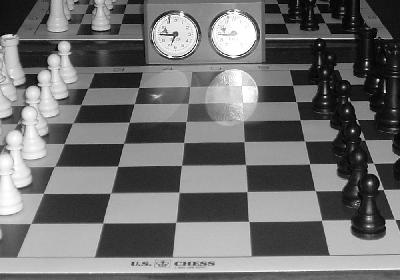
%> input picture Assignment4/chess.jpg, 400 x 280 px
$ octave Lab_3.m   (GNU Octave 9; MATLAB toolbox functions it lacks are replaced by stand-ins)
%> lines starting %> are read from the running program, lines starting %| are printed output that depends on the picture; in (x1, y1, x2, y2) boxes, pixels count from 0 and x2, y2 are one past the last pixel; in counts of white or black regions, pixels touching at a corner belong together; the program's own positions count from 1
ID = "S4151968";
I  = rgb2gray(imread('chess.jpg'));
%> I: size 280x400 uint8; min 0, max 255, mean 112.1
BW = edge(I,'Canny');
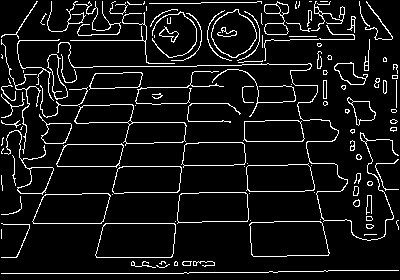
%> BW: size 280x400 logical; 8.1% white in thin lines or dots
[H,T,R] = hough(BW);
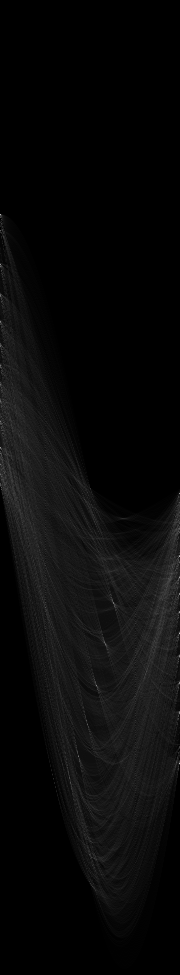
%> H: size 975x180 double; min 0, max 191, mean 9.2
%> T = 180 values from -90 to 89; R = 975 values from -487 to 487
P  = houghpeaks(H,15,'threshold',ceil(0.3*max(H(:))));
%> P = 15 rows, first 12: [764 180; 634 180; 557 180; 578 180; 448 1; 494 180; 613 180; 265 1; 595 180; 657 180; 683 180; 686 97]
x = T(P(:,2));
%> x = [89 89 89 89 -90 89 89 -90 89 89 89 6 -12 -90 23]
y = R(P(:,1));
%> y = [276 146 69 90 -40 6 125 -223 107 169 195 198 269 -23 116]
figure('NumberTitle', 'off', 'Name', "HOUGH POINTS")
imshow(I);
hold on;
plot(x,y,'s','color','white');
set(gca,'Color','k')
title(["HOUGH LINES ["+ID+"]"])
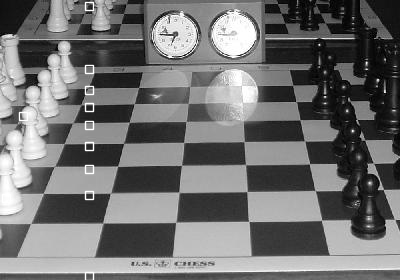
%> figure redrawn from the program's plot data; its title reads 'HOUGH LINES [S4151968]'

max_len = 0;
lines = houghlines(BW,T,R,P)
%> lines = 30 lines; longest, point1 to point2 (x, y): (290, 65) to (333, 271), (178, 213) to (200, 4), (2, 41) to (175, 41), (11, 274) to (68, 139), (34, 224) to (178, 224), (253, 24) to (383, 24)
f = figure('NumberTitle', 'off', 'Name', "HOUGH LINES")
imshow(I);
hold on;
for k = 1:length(lines)
   xy = [lines(k).point1; lines(k).point2];
   plot(xy(:,1),xy(:,2),'LineWidth',2,'Color','green');

   % Plot beginnings and ends of lines
   plot(xy(1,1),xy(1,2),'x','LineWidth',2,'Color','yellow');
   plot(xy(2,1),xy(2,2),'x','LineWidth',2,'Color','red');
   % Determine the endpoints of the longest line segment
   len = norm(lines(k).point1 - lines(k).point2);
   if ( len > max_len)
      max_len = len;
      xy_long = xy;
   end
end
%> this loop made 30 passes
%> (len, max_len, xy_long) on passes 1, 3, 13, 24, 25: (50, 50, [325 271; 375 271]), (57, 57, [204 273; 261 273]), (173, 173, [2 41; 175 41]), (210.2, 210.2, [178 213; 200 4]), (210.4, 210.4, [290 65; 333 271])
%> (xy, len) on passes 2, 4, 5, 6, 7, 8: ([270 272; 318 272], 48), ([147 274; 189 274], 42), ([333 141; 374 141], 41), ([261 142; 317 142], 56), ([203 143; 243 143], 40), ([318 64; 369 64], 51)
title(["HOUGH LINES ["+ID+"]"])
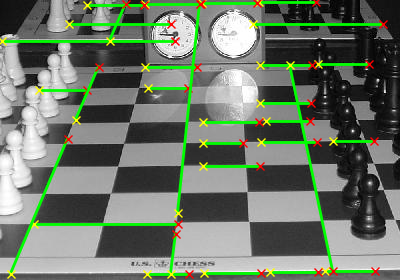
%> figure redrawn from the program's plot data; its title reads 'HOUGH LINES [S4151968]'

$ run again, with Assignment4/Cameraman.tiff saved as Assignment4/chess.jpg
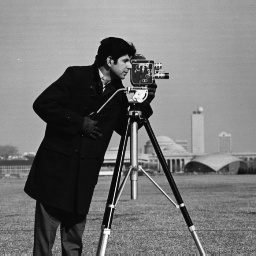
%> input picture Assignment4/Cameraman.tiff, 256 x 256 px
%> `BW = edge(I,'Canny');`:
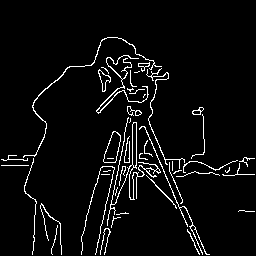
%> BW: size 256x256 logical; 4.7% white in thin lines or dots, all inside (x1, y1, x2, y2) = (1, 37, 255, 255)
%> T = 180 values from -90 to 89; R = 723 values from -361 to 361
%> P = 15 rows, first 12: [446 68; 508 103; 341 46; 498 91; 204 5; 455 69; 433 65; 524 105; 489 89; 197 2; 507 108; 422 63]
%> x = [-23 12 -45 0 -86 -22 -26 14 -2 -89 17 -28 17 -43 9]
%> y = [84 146 -21 136 -158 93 71 162 127 -165 145 60 172 -12 143]
%> lines = 17 lines; longest, point1 to point2 (x, y): (116, 38) to (203, 254), (118, 61) to (200, 255), (105, 253) to (153, 61), (130, 44) to (135, 200), (137, 55) to (137, 199), (98, 55) to (160, 173)
%> the loop `for k = 1:length(lines)` made 17 passes
%> (len, max_len, xy_long) on passes 1, 7: (210.6, 210.6, [118 61; 200 255]), (232.9, 232.9, [116 38; 203 254])
%> `title(["HOUGH LINES ["+ID+"]"])`:
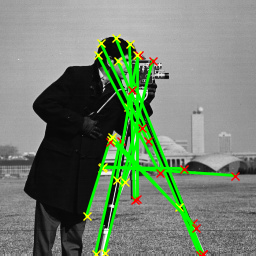
%> figure redrawn from the program's plot data; its title reads 'HOUGH LINES [S4151968]'

$ run again, with Assignment4/HeadTool0002.bmp saved as Assignment4/chess.jpg
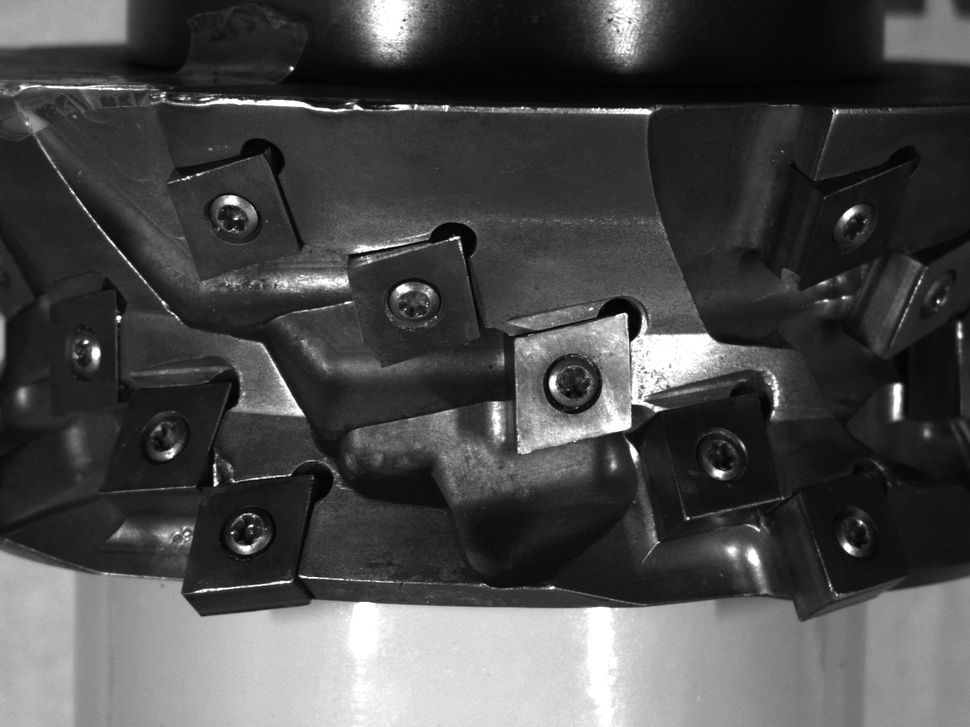
%> input picture Assignment4/HeadTool0002.bmp, 970 x 727 px, shrunk from 1280 x 960 before the run
%> I is the input picture: size 727x970 uint8; min 1, max 255, mean 74.4
%> `BW = edge(I,'Canny');`:
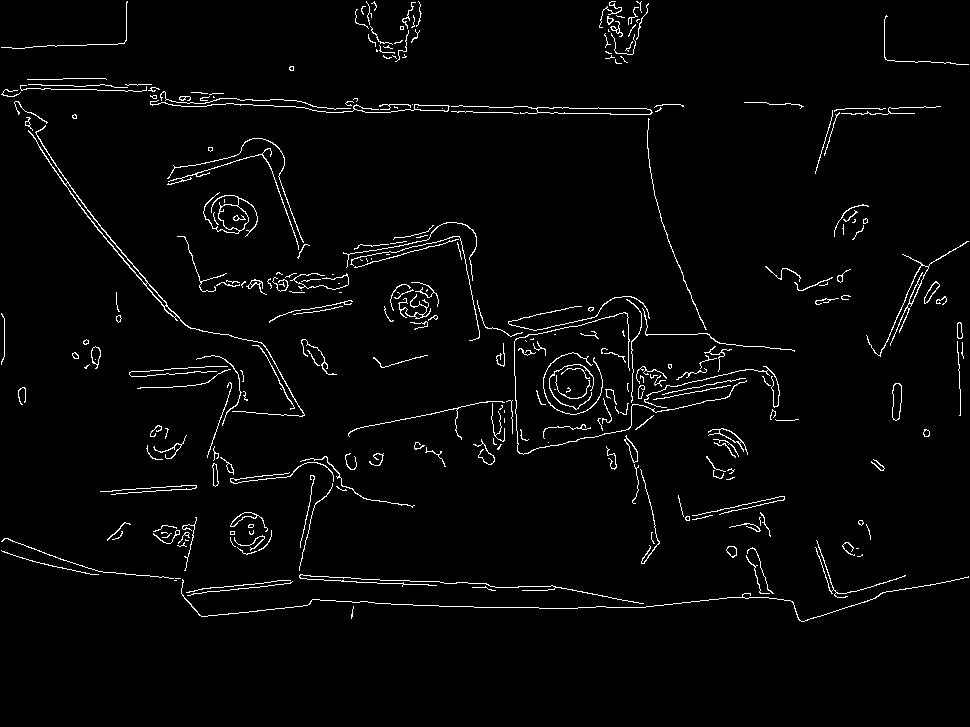
%> BW: size 727x970 logical; 2.6% white in thin lines or dots, all inside (x1, y1, x2, y2) = (1, 1, 969, 622)
%> T = 180 values from -90 to 89; R = 2423 values from -1211 to 1211
%> P = 15 rows, first 12: [1109 2; 614 2; 654 4; 1144 51; 1700 170; 1156 54; 1729 170; 1846 175; 1709 177; 1716 174; 933 6; 1130 5]
%> x = [-89 -89 -87 -40 79 -37 79 84 86 83 -85 -86 78 -65 -79]
%> y = [-103 -598 -558 -68 488 -56 517 634 497 504 -279 -82 550 -89 -231]
%> lines = 23 lines; longest, point1 to point2 (x, y): (399, 111) to (651, 115), (53, 168) to (183, 323), (301, 575) to (489, 585), (414, 606) to (578, 609), (478, 322) to (603, 380), (743, 383) to (608, 410)
%> the loop `for k = 1:length(lines)` made 23 passes
%> (len, max_len, xy_long) on pass 1: (252, 252, [399 111; 651 115])
%> `title(["HOUGH LINES ["+ID+"]"])`:
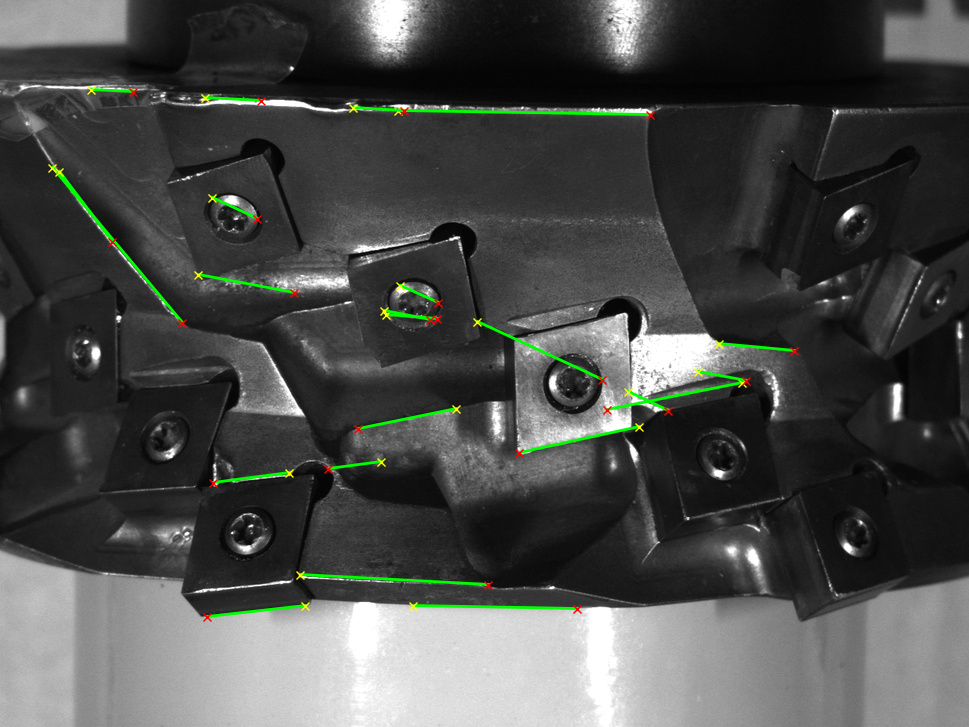
%> figure redrawn from the program's plot data; its title reads 'HOUGH LINES [S4151968]'

$ run again, with Assignment4/Lab4_Head_tool_Strongest_circle.png saved as Assignment4/chess.jpg
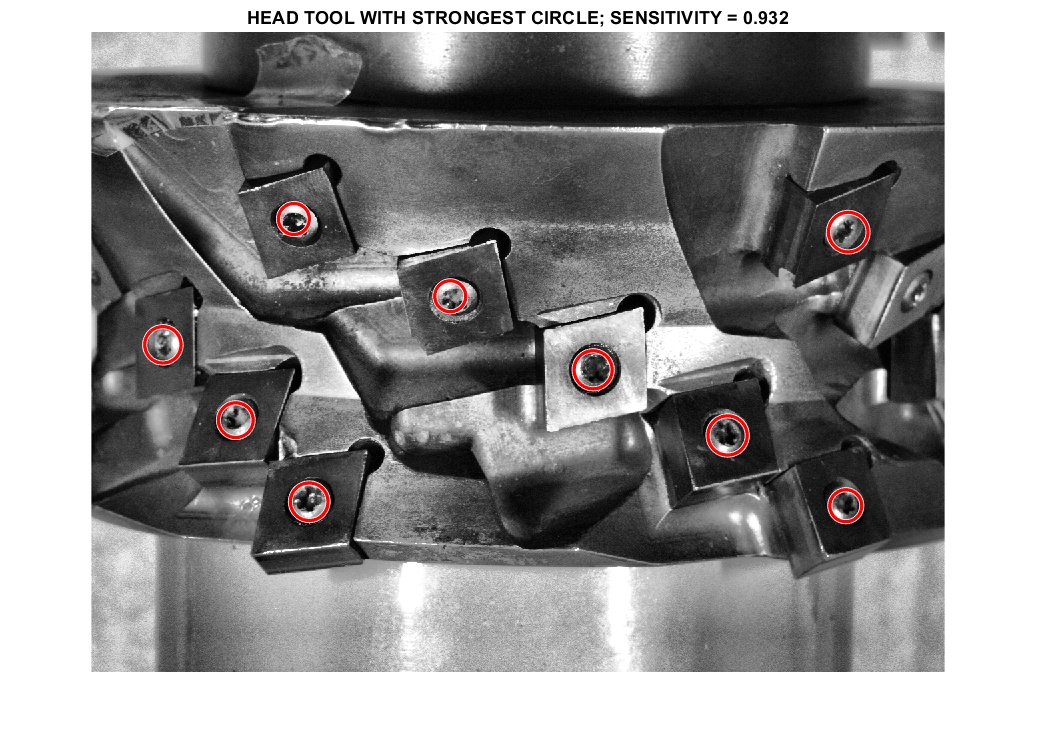
%> input picture Assignment4/Lab4_Head_tool_Strongest_circle.png, 1038 x 753 px
%> `BW = edge(I,'Canny');`:
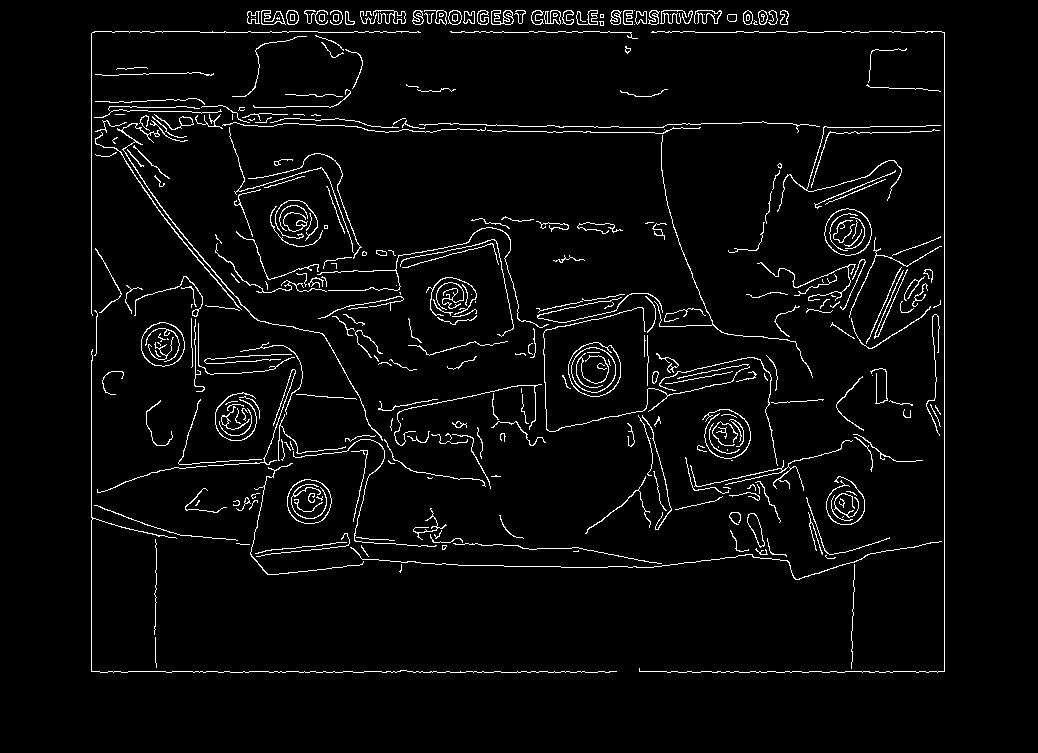
%> BW: size 753x1038 logical; 3.8% white in thin lines or dots, all inside (x1, y1, x2, y2) = (91, 10, 945, 673)
%> T = 180 values from -90 to 89; R = 2563 values from -1281 to 1281
%> P = [2226 91; 1373 91; 611 1; 1250 1; 1166 2]
%> x = [0 0 -90 -90 -89]
%> y = [944 91 -671 -32 -116]
%> lines = 13 lines; longest, point1 to point2 (x, y): (945, 33) to (945, 672), (92, 672) to (617, 672), (452, 33) to (869, 33), (92, 352) to (92, 672), (640, 672) to (945, 672), (92, 34) to (92, 314)
%> the loop `for k = 1:length(lines)` made 13 passes
%> (len, max_len, xy_long) on pass 1: (639, 639, [945 33; 945 672])
%> `title(["HOUGH LINES ["+ID+"]"])`:
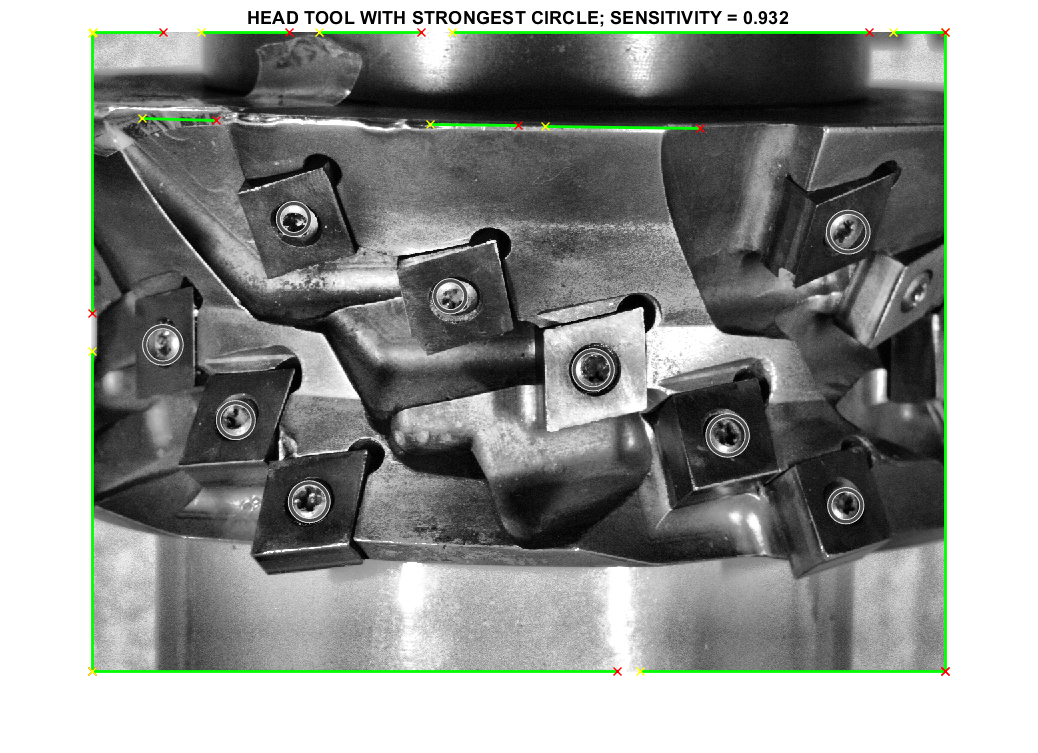
%> figure redrawn from the program's plot data; its title reads 'HOUGH LINES [S4151968]'
